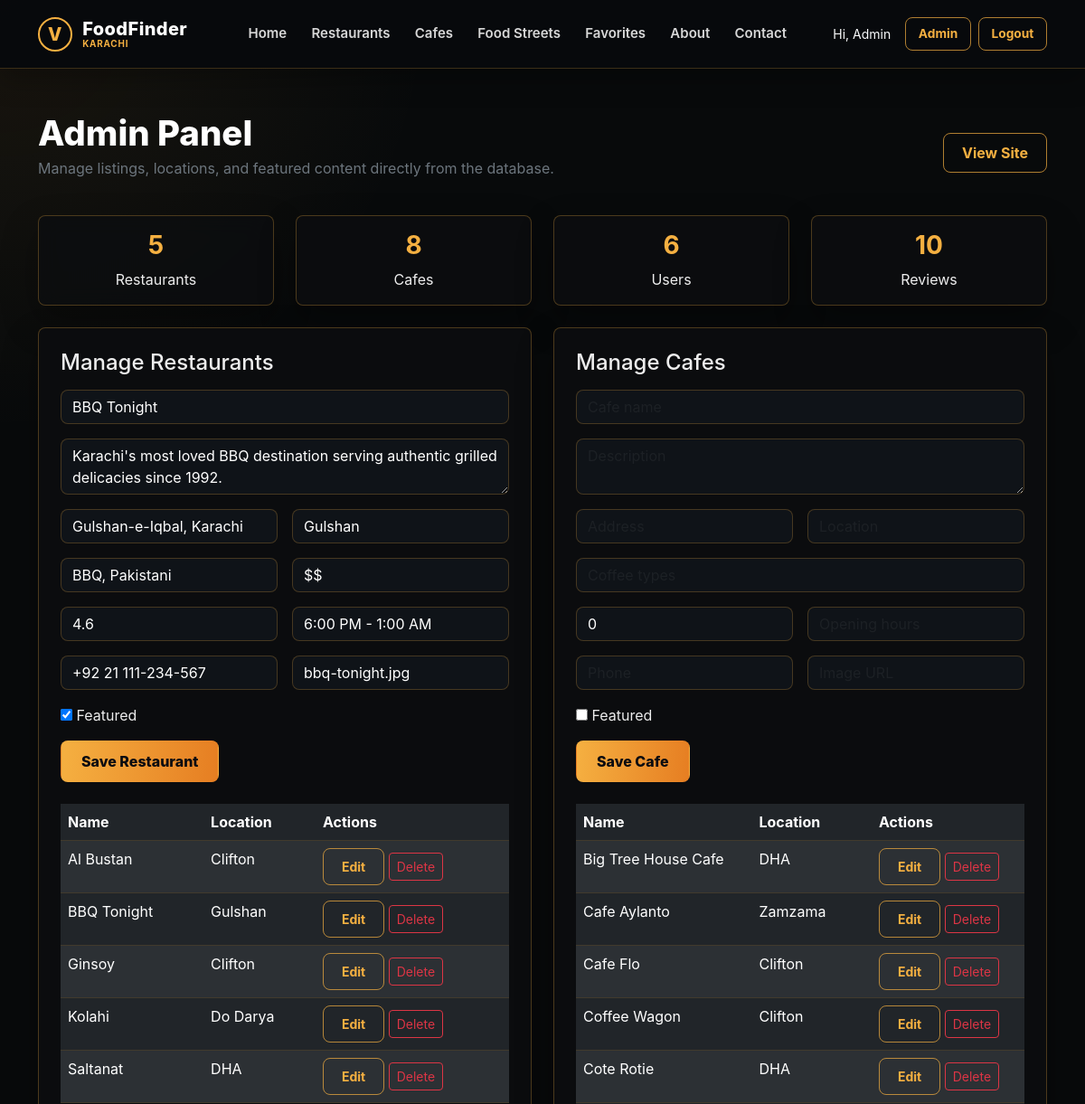
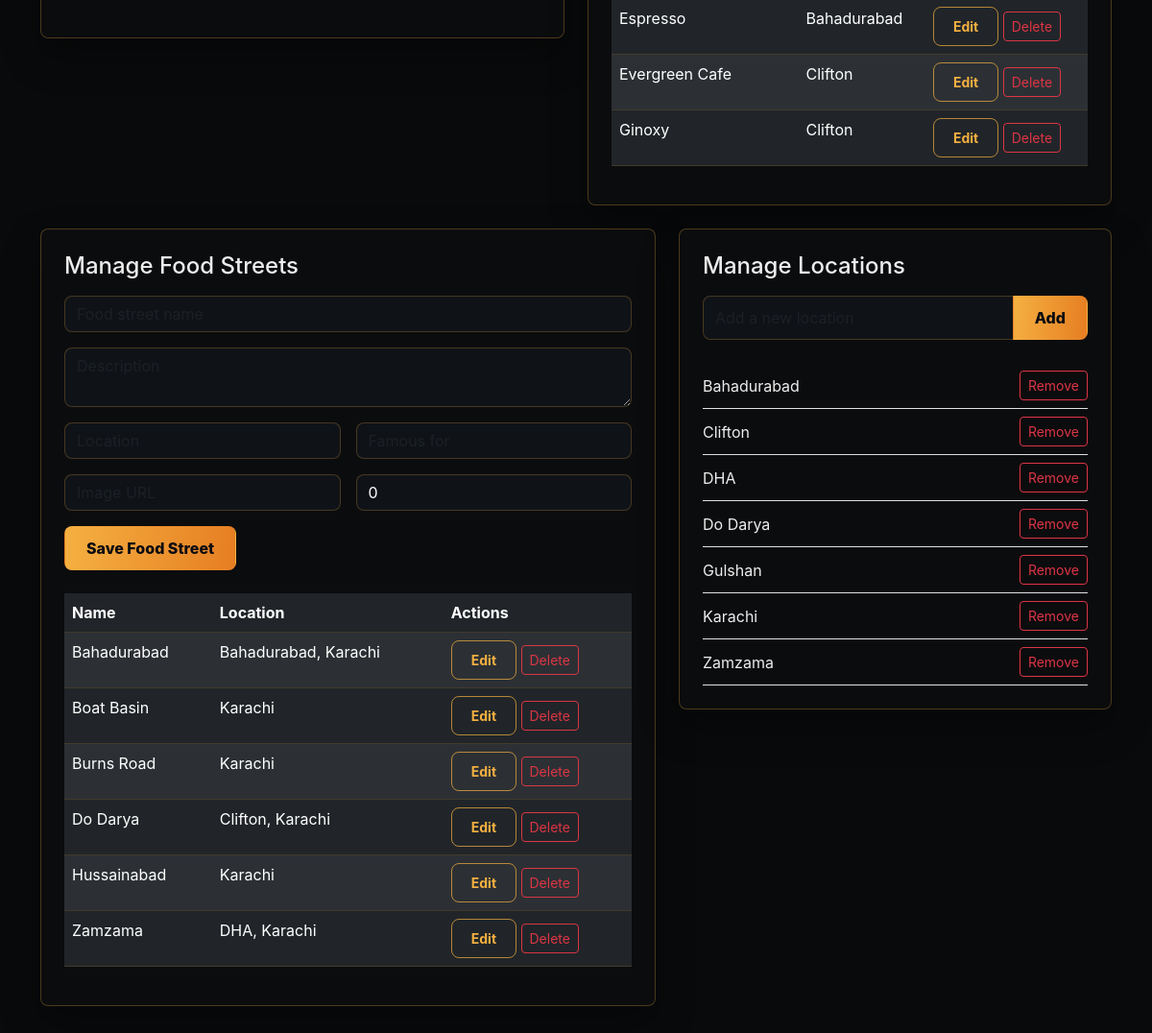
Page /admin-panel.php?edit_restaurant=2 (signed in) on the committed database (2 pictures, top to bottom).
### tables this page shows
CREATE TABLE `users` (
  `id` int NOT NULL,
  `name` varchar(100) NOT NULL,
  `email` varchar(100) NOT NULL,
  `password` varchar(255) NOT NULL,
  `profile_image` varchar(255) DEFAULT 'default-avatar.png',
  `role` enum('user','admin') DEFAULT 'user',
  `created_at` timestamp NULL DEFAULT CURRENT_TIMESTAMP
);

CREATE TABLE `site_stats` (
  `id` int NOT NULL,
  `total_restaurants` int DEFAULT '0',
  `total_cafes` int DEFAULT '0',
  `total_users` int DEFAULT '0',
  `total_reviews` int DEFAULT '0',
  `updated_at` timestamp NULL DEFAULT CURRENT_TIMESTAMP ON UPDATE CURRENT_TIMESTAMP
);

CREATE TABLE `restaurants` (
  `id` int NOT NULL,
  `name` varchar(100) NOT NULL,
  `description` text,
  `address` varchar(255) DEFAULT NULL,
  `location` varchar(100) DEFAULT NULL,
  `cuisine` varchar(100) DEFAULT NULL,
  `price_range` varchar(50) DEFAULT NULL,
  `rating` decimal(2,1) DEFAULT '0.0',
  `opening_hours` varchar(255) DEFAULT NULL,
  `phone` varchar(50) DEFAULT NULL,
  `image` varchar(255) DEFAULT NULL,
  `featured` tinyint(1) DEFAULT '0',
  `created_at` timestamp NULL DEFAULT CURRENT_TIMESTAMP
);

CREATE TABLE `cafes` (
  `id` int NOT NULL,
  `name` varchar(100) NOT NULL,
  `description` text,
  `address` varchar(255) DEFAULT NULL,
  `location` varchar(100) DEFAULT NULL,
  `coffee_types` text,
  `rating` decimal(2,1) DEFAULT '0.0',
  `opening_hours` varchar(255) DEFAULT NULL,
  `phone` varchar(50) DEFAULT NULL,
  `image` varchar(255) DEFAULT NULL,
  `featured` tinyint(1) DEFAULT '0',
  `created_at` timestamp NULL DEFAULT CURRENT_TIMESTAMP
);

CREATE TABLE `food_streets` (
  `id` int NOT NULL,
  `name` varchar(100) NOT NULL,
  `description` text,
  `location` varchar(255) DEFAULT NULL,
  `famous_for` text,
  `image` varchar(255) DEFAULT NULL,
  `rating` decimal(2,1) DEFAULT '0.0',
  `created_at` timestamp NULL DEFAULT CURRENT_TIMESTAMP
);

CREATE TABLE `locations` (
  `id` int NOT NULL,
  `name` varchar(100) NOT NULL,
  `created_at` timestamp NULL DEFAULT CURRENT_TIMESTAMP
);

### admin-panel.php (the view, shortened to what the rows shown need)
<?php
include 'config/database.php';
$conn = getConnection();
$editRestaurantId = intval($_GET['edit_restaurant'] ?? 0);
$editingRestaurant = null;
if ($editRestaurantId > 0) {
    $stmt = $conn->prepare("SELECT * FROM restaurants WHERE id = ?");
    $stmt->bind_param('i', $editRestaurantId);
    $stmt->execute();
    $editingRestaurant = $stmt->get_result()->fetch_assoc();
}
$restaurants = $conn->query("SELECT * FROM restaurants ORDER BY name");
$cafes = $conn->query("SELECT * FROM cafes ORDER BY name");
$streets = $conn->query("SELECT * FROM food_streets ORDER BY name");
$locations = $conn->query("SELECT * FROM locations ORDER BY name");
$stats = getSiteStats($conn);
?>
<!DOCTYPE html>
<html lang="en">
<head>
    <link href="https://cdn.jsdelivr.net/npm/bootstrap@5.3.0-alpha1/dist/css/bootstrap.min.css" rel="stylesheet">
    <link rel="stylesheet" href="assets/style.css?v=20260712">
</head>
<body>
    <?php include 'includes/nav.php'; ?>
    <section class="container py-5">
        <div class="d-flex justify-content-between align-items-center mb-4">
            <div>
                <h1 class="section-title mb-1">Admin Panel</h1>
            </div>
        </div>
        <div class="row g-4 mb-4">
            <div class="col-md-3">
                <div class="glass-card p-3 text-center">
                    <h3 class="fw-bold text-gold"><?php echo $stats['total_restaurants']; ?></h3>
                    <p class="mb-0">Restaurants</p>
                </div>
            </div>
            <div class="col-md-3">
                <div class="glass-card p-3 text-center">
                    <h3 class="fw-bold text-gold"><?php echo $stats['total_cafes']; ?></h3>
                    <p class="mb-0">Cafes</p>
                </div>
            </div>
            <div class="col-md-3">
                <div class="glass-card p-3 text-center">
                    <h3 class="fw-bold text-gold"><?php echo $stats['total_users']; ?></h3>
                    <p class="mb-0">Users</p>
                </div>
            </div>
            <div class="col-md-3">
                <div class="glass-card p-3 text-center">
                    <h3 class="fw-bold text-gold"><?php echo $stats['total_reviews']; ?></h3>
                    <p class="mb-0">Reviews</p>
                </div>
            </div>
        </div>
        <div class="row g-4">
            <div class="col-lg-6">
                <div class="glass-card p-4 mb-4">
                    <form method="POST">
                        <div class="row g-3">
                            <div class="col-12"><input type="text" name="name" class="form-control" placeholder="Restaurant name" value="<?php echo htmlspecialchars($editingRestaurant['name'] ?? ''); ?>" required></div>
                            <div class="col-12"><textarea name="description" class="form-control" rows="2" placeholder="Description"><?php echo htmlspecialchars($editingRestaurant['description'] ?? ''); ?></textarea></div>
                            <div class="col-md-6"><input type="text" name="address" class="form-control" placeholder="Address" value="<?php echo htmlspecialchars($editingRestaurant['address'] ?? ''); ?>"></div>
                            <div class="col-md-6"><input type="text" name="location" class="form-control" placeholder="Location" value="<?php echo htmlspecialchars($editingRestaurant['location'] ?? ''); ?>"></div>
                            <div class="col-md-6"><input type="text" name="cuisine" class="form-control" placeholder="Cuisine" value="<?php echo htmlspecialchars($editingRestaurant['cuisine'] ?? ''); ?>"></div>
                            <div class="col-md-6"><input type="text" name="price_range" class="form-control" placeholder="Price range" value="<?php echo htmlspecialchars($editingRestaurant['price_range'] ?? ''); ?>"></div>
                            <div class="col-md-6"><input type="number" step="0.1" name="rating" class="form-control" placeholder="Rating" value="<?php echo htmlspecialchars($editingRestaurant['rating'] ?? '0'); ?>"></div>
                            <div class="col-md-6"><input type="text" name="opening_hours" class="form-control" placeholder="Opening hours" value="<?php echo htmlspecialchars($editingRestaurant['opening_hours'] ?? ''); ?>"></div>
                            <div class="col-md-6"><input type="text" name="phone" class="form-control" placeholder="Phone" value="<?php echo htmlspecialchars($editingRestaurant['phone'] ?? ''); ?>"></div>
                            <div class="col-md-6"><input type="text" name="image" class="form-control" placeholder="Image URL" value="<?php echo htmlspecialchars($editingRestaurant['image'] ?? ''); ?>"></div>
                            <div class="col-12"><label><input type="checkbox" name="featured" value="1" <?php echo !empty($editingRestaurant['featured']) ? 'checked' : ''; ?>> Featured</label></div>
                        </div>
                    </form>
                    <div class="table-responsive mt-4">
                        <table class="table table-dark table-striped">
                            <thead>
                                <tr>
                                    <th>Name</th>
                                    <th>Location</th>
                                    <th>Actions</th>
                                </tr>
                            </thead>
                            <tbody>
                                <?php while ($row = $restaurants->fetch_assoc()): ?>
                                    <tr>
                                        <td><?php echo htmlspecialchars($row['name']); ?></td>
                                        <td><?php echo htmlspecialchars($row['location']); ?></td>
                                        <td>
                                            <a href="admin-panel.php?edit_restaurant=<?php echo $row['id']; ?>" class="btn btn-sm btn-outline-gold">Edit</a>
                                            <form method="POST" class="d-inline">
                                                <button class="btn btn-sm btn-outline-danger">Delete</button>
                                            </form>
                                        </td>
                                    </tr>
                                <?php endwhile; ?>
                            </tbody>
                        </table>
                    </div>
                </div>
            </div>
            <div class="col-lg-6">
                <div class="glass-card p-4 mb-4">
                    <div class="table-responsive mt-4">
                        <table class="table table-dark table-striped">
                            <thead>
                                <tr>
                                    <th>Name</th>
                                    <th>Location</th>
                                    <th>Actions</th>
                                </tr>
                            </thead>
                            <tbody>
                                <?php while ($row = $cafes->fetch_assoc()): ?>
                                    <tr>
                                        <td><?php echo htmlspecialchars($row['name']); ?></td>
                                        <td><?php echo htmlspecialchars($row['location']); ?></td>
                                        <td>
                                            <a href="admin-panel.php?edit_cafe=<?php echo $row['id']; ?>" class="btn btn-sm btn-outline-gold">Edit</a>
                                            <form method="POST" class="d-inline">
                                                <button class="btn btn-sm btn-outline-danger">Delete</button>
                                            </form>
                                        </td>
                                    </tr>
                                <?php endwhile; ?>
                            </tbody>
                        </table>
                    </div>
                </div>
            </div>
        </div>
        <div class="row g-4">
            <div class="col-lg-7">
                <div class="glass-card p-4 mb-4">
                    <div class="table-responsive mt-4">
                        <table class="table table-dark table-striped">
                            <thead>
                                <tr>
                                    <th>Name</th>
                                    <th>Location</th>
                                    <th>Actions</th>
                                </tr>
                            </thead>
                            <tbody>
                                <?php while ($row = $streets->fetch_assoc()): ?>
                                    <tr>
                                        <td><?php echo htmlspecialchars($row['name']); ?></td>
                                        <td><?php echo htmlspecialchars($row['location']); ?></td>
                                        <td>
                                            <a href="admin-panel.php?edit_street=<?php echo $row['id']; ?>" class="btn btn-sm btn-outline-gold">Edit</a>
                                            <form method="POST" class="d-inline">
                                                <button class="btn btn-sm btn-outline-danger">Delete</button>
                                            </form>
                                        </td>
                                    </tr>
                                <?php endwhile; ?>
                            </tbody>
                        </table>
                    </div>
                </div>
            </div>
            <div class="col-lg-5">
                <div class="glass-card p-4">
                    <div class="mt-4">
                        <?php while ($location = $locations->fetch_assoc()): ?>
                            <div class="d-flex justify-content-between align-items-center border-bottom py-2">
                                <span><?php echo htmlspecialchars($location['name']); ?></span>
                                <form method="POST" class="d-inline">
                                    <button class="btn btn-sm btn-outline-danger">Remove</button>
                                </form>
                            </div>
                        <?php endwhile; ?>
                    </div>
                </div>
            </div>
        </div>
    </section>
</body>
</html>

### includes/nav.php (shortened to what the rows shown need)
<?php
$user = function_exists('getCurrentUser') ? getCurrentUser() : null;
?>
<nav class="navbar navbar-expand-lg fixed-top vision-site-nav">
    <div class="container">
        <div class="collapse navbar-collapse" id="navbarNav">
            <div class="d-flex align-items-center gap-2 nav-auth-actions">
                <?php if ($user): ?>
                    <?php $displayName = ($user['role'] === 'admin') ? 'Admin' : $user['name']; ?>
                    <span class="text-light small me-2">Hi, <?php echo htmlspecialchars($displayName); ?></span>
                    <?php if ($user['role'] === 'admin'): ?>
                        <a href="admin-panel.php" class="btn btn-outline-gold btn-sm">Admin</a>
                    <?php endif; ?>
                    <a href="logout.php" class="btn btn-outline-gold btn-sm">Logout</a>
                <?php else: ?>
                    <a href="login.php" class="btn btn-outline-gold btn-sm">Login</a>
                    <a href="signup.php" class="btn btn-gold btn-sm">Sign Up</a>
                <?php endif; ?>
            </div>
        </div>
    </div>
</nav>

### rows in the picture
users: role "Admin"
site_stats: total_restaurants "5", total_cafes "8", total_users "6", total_reviews "10"
restaurants: name "BBQ Tonight", description "Karachi's most loved BBQ destination serving authentic grilled delicacies since 1992.", address "Gulshan-e-Iqbal, Karachi", location "Gulshan", cuisine "BBQ, Pakistani", price_range "$$", rating "4.6", opening_hours "6:00 PM - 1:00 AM", phone "+92 21 111-234-567", image "bbq-tonight.jpg", featured "☑"
restaurants: name "Al Bustan", location "Clifton"
restaurants: name "Ginsoy", location "Clifton"
restaurants: name "Kolahi", location "Do Darya"
restaurants: name "Saltanat", location "DHA"
cafes: name "Big Tree House Cafe", location "DHA"
cafes: name "Cafe Aylanto", location "Zamzama"
cafes: name "Cafe Flo", location "Clifton"
cafes: name "Coffee Wagon", location "Clifton"
cafes: name "Cote Rotie", location "DHA"
cafes: name "Espresso", location "Bahadurabad"
cafes: name "Evergreen Cafe", location "Clifton"
cafes: name "Ginoxy", location "Clifton"
food_streets: name "Bahadurabad", location "Bahadurabad, Karachi"
food_streets: name "Boat Basin", location "Karachi"
food_streets: name "Burns Road", location "Karachi"
food_streets: name "Do Darya", location "Clifton, Karachi"
food_streets: name "Hussainabad", location "Karachi"
food_streets: name "Zamzama", location "DHA, Karachi"
locations: name "Bahadurabad"
locations: name "Clifton"
locations: name "DHA"
locations: name "Do Darya"
locations: name "Gulshan"
locations: name "Karachi"
locations: name "Zamzama"
